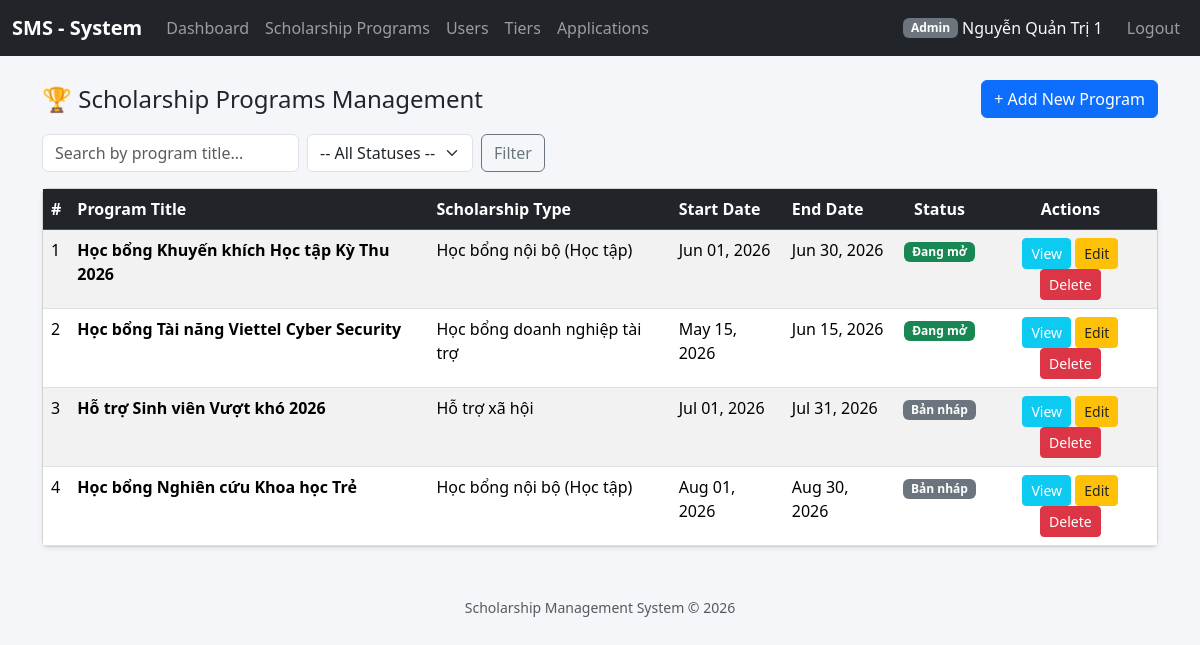
The app's page /index.php?controller=scholarship_programs&action=index (signed in) with its own data.
### tables this page shows
CREATE TABLE `scholarship_programs` (
  `id` int(11) NOT NULL,
  `title` varchar(255) NOT NULL,
  `scholarship_type` enum('internal_academic','corporate_sponsor','social_support') NOT NULL,
  `start_date` date DEFAULT NULL,
  `end_date` date DEFAULT NULL,
  `status` enum('active','closed','draft') DEFAULT 'draft',
  `min_gpa` decimal(3,2) DEFAULT 0.00,
  `min_training_score` int(11) DEFAULT 0
);

### controllers/ScholarshipProgramController.php (called while the page is built, shortened)
<?php
require_once __DIR__ . '/../models/ScholarshipProgram.php';
require_once __DIR__ . '/../helpers/functions.php';
require_once __DIR__ . '/../helpers/auth.php';
class ScholarshipProgramController
{
    private ScholarshipProgram $model;
    public function __construct()
    {
        $this->model = new ScholarshipProgram();
    }
    public function index(): void
    {
        $q = trim($_GET['q'] ?? '');
        $status = $_GET['status'] ?? '';
        $status = array_key_exists($status, ScholarshipProgram::STATUSES) ? $status : '';
        $p = paginate_params(10);
        $programs = $this->model->search($q, $status, $p['perPage'], $p['offset']);
        $total = $this->model->countSearch($q, $status);
        $this->render('scholarship_programs/index', [
            'currentUser'=> current_user(),
            'programs'   => $programs,
            'types'      => ScholarshipProgram::TYPES,
            'statuses'   => ScholarshipProgram::STATUSES,
            'q'          => $q,
            'status'     => $status,
            'pagination' => render_pagination($p['page'], $total, $p['perPage'], 'scholarship_programs', ['q' => $q, 'status' => $status]),
        ]);
    }
    private function render(string $view, array $data = []): void
    {
        extract($data);
        require __DIR__ . '/../views/' . $view . '.php';
    }
}

### helpers/auth.php (called while the page is built, shortened)
<?php
require_once __DIR__ . '/../config/database.php';
function current_user(): ?array
{
    return $_SESSION['user'] ?? null;
}
function is_logged_in(): bool
{
    return isset($_SESSION['user']);
}

### helpers/functions.php (called while the page is built, shortened)
<?php
function e(?string $value): string
{
    return htmlspecialchars($value ?? '', ENT_QUOTES, 'UTF-8');
}
function url(string $controller, string $action = 'index', array $params = []): string
{
    $query = array_merge(['controller' => $controller, 'action' => $action], $params);
    return 'index.php?' . http_build_query($query);
}
function paginate_params(int $defaultPerPage = 10): array
{
    $page    = max(1, (int)($_GET['page'] ?? 1));
    $perPage = $defaultPerPage;
    $offset  = ($page - 1) * $perPage;
    return ['page' => $page, 'perPage' => $perPage, 'offset' => $offset];
}

### config/database.php (called while the page is built)
<?php
class Database
{
    private static ?PDO $instance = null;
    public static function getConnection(): PDO
    {
        if (self::$instance === null) {
            $host    = 'localhost';
            $dbname  = 'scholarship_system';
            $user    = 'root';
            $pass    = '';
            $charset = 'utf8mb4';
            $dsn = "mysql:host={$host};dbname={$dbname};charset={$charset}";
            $options = [
                PDO::ATTR_ERRMODE            => PDO::ERRMODE_EXCEPTION,
                PDO::ATTR_DEFAULT_FETCH_MODE => PDO::FETCH_ASSOC,
                PDO::ATTR_EMULATE_PREPARES   => false,
            ];
            try {
                self::$instance = new PDO($dsn, $user, $pass, $options);
            } catch (PDOException $e) {
                die('Kết nối CSDL thất bại: ' . $e->getMessage());
            }
        }
        return self::$instance;
    }
}

### models/ScholarshipProgram.php (called while the page is built, shortened)
<?php
require_once __DIR__ . '/../config/database.php';
class ScholarshipProgram
{
    private PDO $db;
    public function __construct()
    {
        $this->db = Database::getConnection();
    }
    public function search(string $keyword, string $status, int $limit, int $offset): array
    {
        $sql = "SELECT * FROM scholarship_programs WHERE 1=1";
        $params = [];
        $sql .= " ORDER BY id ASC LIMIT :limit OFFSET :offset";
        $stmt = $this->db->prepare($sql);
        $stmt->bindValue(':limit', $limit, PDO::PARAM_INT);
        $stmt->bindValue(':offset', $offset, PDO::PARAM_INT);
        $stmt->execute();
        return $stmt->fetchAll();
    }
}

### views/scholarship_programs/index.php (the view, shortened to what this page needs)
<?php
require_once __DIR__ . '/../partials/header.php';
$isAdmin = is_logged_in() && current_user()['role'] === 'admin';
$statusBadge = ['draft' => 'secondary', 'active' => 'success', 'closed' => 'dark'];
?>
<div class="d-flex justify-content-between align-items-center mb-3">
    <h4 class="mb-0">🏆 Scholarship Programs Management</h4>
    <?php if ($isAdmin): ?>
        <a href="<?= e(url('scholarship_programs', 'create')) ?>" class="btn btn-primary">+ Add New Program</a>
    <?php endif; ?>
</div>
<form method="GET" action="index.php" class="row g-2 mb-3">
    <div class="col-auto">
        <input type="text" name="q" class="form-control" placeholder="Search by program title..." value="<?= e($q) ?>">
    </div>
    <div class="col-auto">
        <select name="status" class="form-select">
            <option value="">-- All Statuses --</option>
        </select>
    </div>
    <div class="col-auto">
        <button type="submit" class="btn btn-outline-secondary">Filter</button>
    </div>
</form>
<div class="card shadow-sm">
    <div class="card-body p-0">
        <div class="table-responsive">
            <table class="table table-hover table-striped mb-0">
                <thead class="table-dark">
                    <tr>
                        <th>#</th>
                        <th>Program Title</th>
                        <th>Scholarship Type</th>
                        <th>Start Date</th>
                        <th>End Date</th>
                        <th class="text-center">Status</th>
                        <th class="text-center">Actions</th>
                    </tr>
                </thead>
                <tbody>
                <?php if (empty($programs)): ?>
                    <tr><td colspan="7" class="text-center text-muted py-4">No scholarship programs found.</td></tr>
                <?php else: ?>
                    <?php foreach ($programs as $p): ?>
                    <tr>
                        <td><?= e($p['id']) ?></td>
                        <td><strong><?= e($p['title']) ?></strong></td>
                        <td><?= e($types[$p['scholarship_type']] ?? $p['scholarship_type']) ?></td>
                        <td><?= $p['start_date'] ? date('M d, Y', strtotime($p['start_date'])) : '—' ?></td>
                        <td><?= $p['end_date'] ? date('M d, Y', strtotime($p['end_date'])) : '—' ?></td>
                        <td class="text-center">
                            <span class="badge bg-<?= $statusBadge[$p['status']] ?? 'secondary' ?>">
                                <?= e($statuses[$p['status']] ?? $p['status']) ?>
                            </span>
                        </td>
                        <td class="text-center">
                            <div class="btn-group-sm">
                                <a href="index.php?controller=scholarship_programs&action=show&id=<?= htmlspecialchars($p['id']) ?>"
                                   class="btn btn-sm btn-info text-white">View</a>
                                <?php if (isset($currentUser) && in_array($currentUser['role'], ['admin', 'staff'], true)): ?>
                                    <a href="index.php?controller=scholarship_programs&action=edit&id=<?= htmlspecialchars($p['id']) ?>"
                                       class="btn btn-sm btn-warning text-dark">Edit</a>
                                    <button type="button"
                                            class="btn btn-sm btn-danger delete-program-btn"
                                            data-id="<?= htmlspecialchars($p['id']) ?>">Delete</button>
                                <?php endif; ?>
                            </div>
                        </td>
                    </tr>
                    <?php endforeach; ?>
                <?php endif; ?>
                </tbody>
            </table>
        </div>
    </div>
</div>
<?php require_once __DIR__ . '/../partials/footer.php'; ?>

### views/partials/header.php (style rules this page uses)
body { background-color: #f4f6f9; }

### records on screen
scholarship_programs: id "1", title "Học bổng Khuyến khích Học tập Kỳ Thu 2026", scholarship_type "Học bổng nội bộ (Học tập)", start_date "Jun 01, 2026", end_date "Jun 30, 2026", status "Đang mở"
scholarship_programs: id "2", title "Học bổng Tài năng Viettel Cyber Security", scholarship_type "Học bổng doanh nghiệp tài trợ", start_date "May 15, 2026", end_date "Jun 15, 2026", status "Đang mở"
scholarship_programs: id "3", title "Hỗ trợ Sinh viên Vượt khó 2026", scholarship_type "Hỗ trợ xã hội", start_date "Jul 01, 2026", end_date "Jul 31, 2026", status "Bản nháp"
scholarship_programs: id "4", title "Học bổng Nghiên cứu Khoa học Trẻ", scholarship_type "Học bổng nội bộ (Học tập)", start_date "Aug 01, 2026", end_date "Aug 30, 2026", status "Bản nháp"

### other values on screen
$u['role'] "Admin"
$u['full_name'] "Nguyễn Quản Trị 1"
